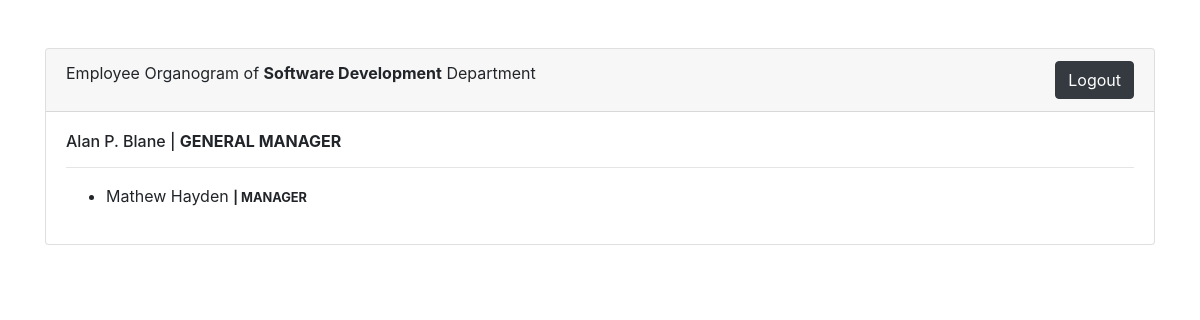
/organogram/examples/sample.php (signed in), run on the app's committed database.
### tables this page shows
CREATE TABLE `departments` (
  `id` int(11) NOT NULL,
  `name` varchar(60) NOT NULL,
  `created_at` datetime NOT NULL DEFAULT current_timestamp(),
  `updated_at` datetime NOT NULL DEFAULT current_timestamp()
);

CREATE TABLE `employee` (
  `id` int(11) NOT NULL,
  `name` varchar(255) DEFAULT NULL,
  `email` varchar(255) DEFAULT NULL,
  `password` varchar(200) NOT NULL,
  `created_at` timestamp NULL DEFAULT current_timestamp()
);

CREATE TABLE `roles` (
  `id` int(11) NOT NULL,
  `name` varchar(50) NOT NULL,
  `hierarchy` int(11) NOT NULL,
  `created_at` datetime NOT NULL DEFAULT current_timestamp(),
  `updated_at` datetime NOT NULL DEFAULT current_timestamp()
);

CREATE TABLE `employee_roles` (
  `id` int(11) NOT NULL,
  `employee_id` int(11) NOT NULL,
  `roles_id` int(11) NOT NULL,
  `departments_id` int(11) NOT NULL,
  `manager_id` int(11) NOT NULL,
  `created_at` datetime NOT NULL DEFAULT current_timestamp()
);

### organogram/src/config.php (called while the page is built, shortened)
<?php
$dotenv = Dotenv\Dotenv::createImmutable(__DIR__);
function env($key, $default){
    return isset($_ENV[$key]) ? $_ENV[$key] : $default;
}
?>

### organogram/src/model.php (called while the page is built, shortened)
<?php
include_once 'config.php';
class Model{
    private $_dbcon;
    public function __construct(){
        $this->_dbcon = new \MySQLi(env('DB_HOST', 'localhost'), env('DB_USER', 'dbuser'), env('DB_PASSWORD', 'password'), env('DB_NAME', 'dbname'));
    }
    public static function get() {
        return new Model();
    }
    private function query($sql){
        return $this->_dbcon->query($sql);
    }
    private function fetch($result){
        $data = $result->fetch_assoc();
        return $data;
    }
    private function fetchAll($result){
        $data = $result->fetch_all(MYSQLI_ASSOC);
        return $data;
    }
    public function role($employeeId, $departmentId){
        $sql = "SELECT roles.name, roles.hierarchy FROM employee_roles
                INNER JOIN roles ON roles.id=employee_roles.roles_id
                WHERE employee_roles.employee_id='{$employeeId}' AND employee_roles.departments_id='{$departmentId}'";
        $result = $this->query($sql);
        $data = $this->fetch($result);
        return $data;
    }
    public function department($id){;
        $sql = "SELECT departments.id, departments.name  FROM departments WHERE id='{$id}'";
        $result = $this->query($sql);
        $data = $this->fetch($result);
        return $data;
    }
    public function employeeUnderMe($employeeId, $departmentId){
        $sql = "SELECT roles.name as role_name, employee_roles.manager_id, employee.id, employee.name FROM employee_roles
                INNER JOIN roles ON roles.id=employee_roles.roles_id
                INNER JOIN employee ON employee.id=employee_roles.employee_id
                WHERE employee_roles.manager_id='{$employeeId}' AND employee_roles.departments_id='{$departmentId}'";
        $result = $this->query($sql);
        $data = $this->fetchAll($result);
        return $data;
    }
    public function employeeById($id = false)
    {
        if ($id) {
            $sql = "SELECT employee.name FROM employee WHERE id='{$id}'";
            $result = $this->query($sql);
            $data = $this->fetch($result);
            return $data;
        }
        return false;
    }
}

### organogram/src/department.php (called while the page is built, shortened)
<?php
class Department
{
    public function find($id)
    {
        return Model::get()->department($id);
    }
}

### organogram/examples/sample.php (the view, shortened to what this page needs)
<?php
$dept = new Department();
$department = $dept->find($_SESSION['department']);
$employee = new Employee;
$data = $employee->getEmployeeUnerMe($_SESSION['user_id'], $department['id']);
include '../layouts/header.php';
?>
<div class="col-md-12 py-5">
    <div class="card">
        <div class="card-header text-center">
            <span class="float-left">Employee Organogram of <strong><?= $department['name'] ?></strong> Department</span>
            <form class="float-right" action="sample.php" method="POST">
                <div class="form-group">
                    <button class="btn btn-dark float-right" name="logout" type="submit">Logout</button>
                </div>
            </form>
        </div>
        <div class="card-body">
            <div class="row">
                <div class="col-md-12">
                    <h6>
                        <?= $data['myInfo']['name'] ?> |
                        <?php if ($data['myRole']) { ?>
                            <strong><?= $data['myRole']['name'] ?></strong>
                        <?php } else { ?>
                            <strong>You have no role in this department</strong>
                        <?php } ?>
                    </h6>
                    <hr>
                    <?php if (!$data['mySubordinates']) { ?>
                        <h6>You Have No Subordinates</h6>
                    <?php  } else {
                        echo $data['mySubordinates'];
                    } ?>
                </div>
            </div>
        </div>
    </div>
</div>
<?php include '../layouts/footer.php'; ?>

### organogram/src/employee.php (shortened to what this page needs)
<?php
 class Employee
{
    function getEmployeeUnerMe($employeeId, $departmentId){
        $data['myInfo'] = Model::get()->employeeById($employeeId);
        $data['myRole'] = Model::get()->role($employeeId, $departmentId);
        $data['mySubordinates'] = $this->mySubordinatesList($employeeId, $departmentId);
        return $data;
    }
    private function mySubordinatesList($employeeId, $departmentId)
    {
        $html = '';
        $subordinates = Model::get()->employeeUnderMe($employeeId, $departmentId);
        if(sizeof($subordinates) > 0){
            $html .= "<ul>";
            foreach ($subordinates as $key => $subordinate) {
                $html .= "<li>";
                $html .= "<span>" . $subordinate['name'] . " <small class='font-weight-bold'> | " . $subordinate['role_name']. "</small></span>";
                $html .= $this->mySubordinatesList($subordinate['id'], $departmentId);
                $html .= "</li>";
            }
            $html .= "</ul>";
        }
        return $html;
    }
}

### data on the page
departments: name "Software Development"
employee: name "Alan P. Blane"
roles: name "GENERAL MANAGER"
employee_roles: employee.name "Mathew Hayden", roles.name "MANAGER"
